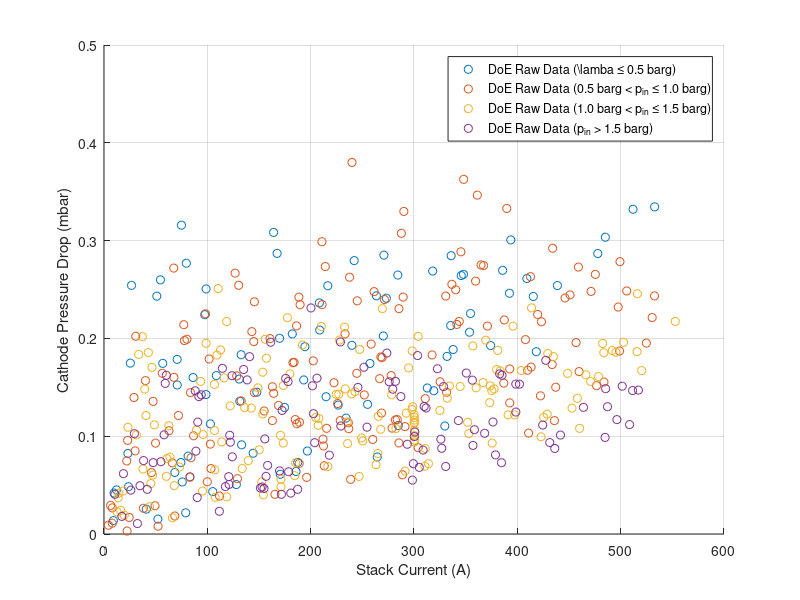
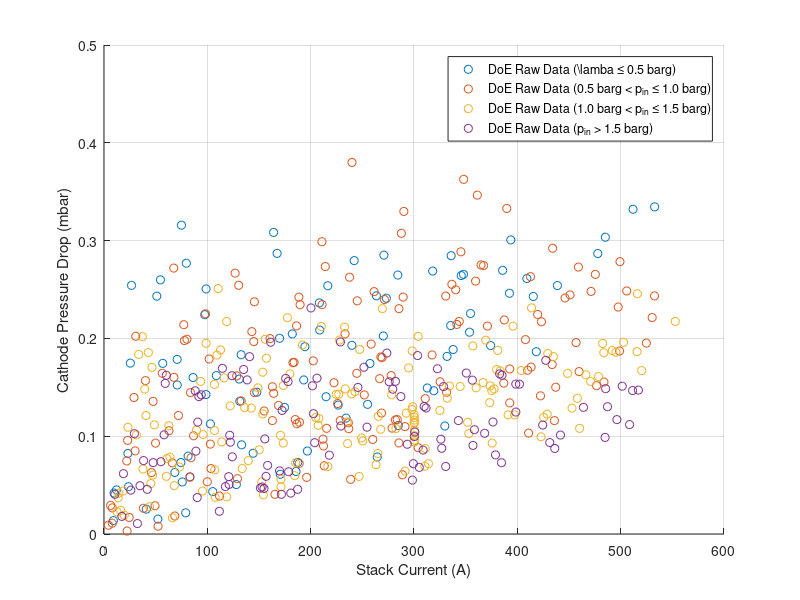
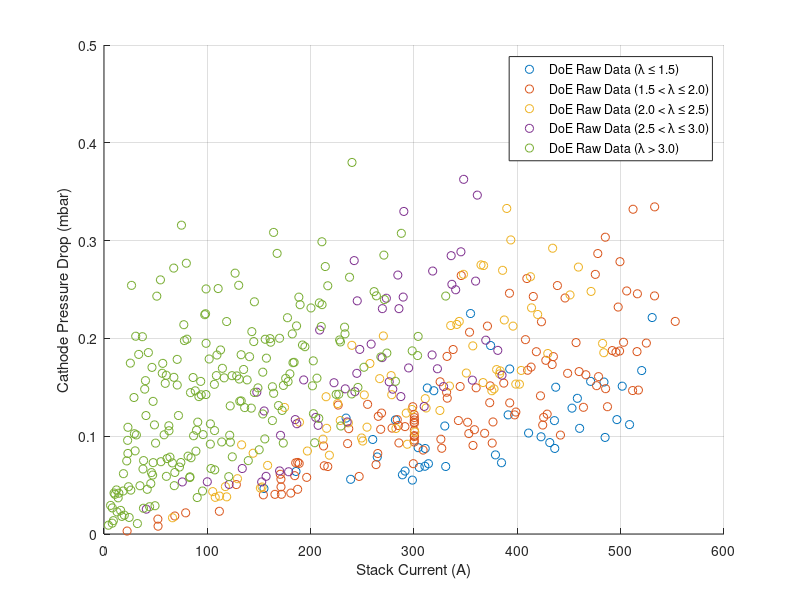
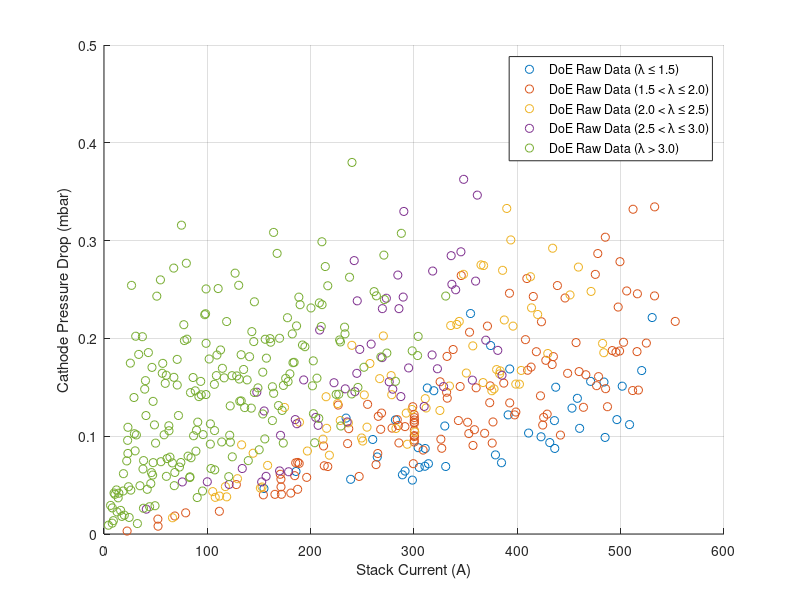

MATLAB code to generate these figures, in order:
clear
close all
clc

%% load data
addpath('vendor_provision')
load('doe_raw_data_struct.mat')

%% create results folder (if it does not exist, already)
if ~isfolder('results')
    mkdir('results')
end

%% extract variables of interest and write to vector
stack_current_A = cell2mat({doe_raw_data_struct.current}');
cathode_pressure_drop_mbar = cell2mat({doe_raw_data_struct.dp_Cathode}');
cathode_pressure_inlet_bar = cell2mat({doe_raw_data_struct.pressure_cathode_inlet}');
cathode_stoich = cell2mat({doe_raw_data_struct.cathode_stoich}');


%% separate data by stack current
index_current_100   = find(stack_current_A > 050 & stack_current_A <= 150);
index_current_200   = find(stack_current_A > 150 & stack_current_A <= 250);
index_current_300   = find(stack_current_A > 250 & stack_current_A <= 350);
index_current_400   = find(stack_current_A > 350 & stack_current_A <= 450);
index_current_500   = find(stack_current_A > 450 & stack_current_A <= 550);
index_current_600   = find(stack_current_A > 550 & stack_current_A <= 650);

%% separate data by cathode inlet pressure
index_pressure_050  = find(cathode_pressure_inlet_bar <= 0.5);
index_pressure_075  = find(cathode_pressure_inlet_bar > 0.5 & cathode_pressure_inlet_bar <= 1.0);
index_pressure_100  = find(cathode_pressure_inlet_bar > 1.0 & cathode_pressure_inlet_bar <= 1.5);
index_pressure_150  = find(cathode_pressure_inlet_bar > 1.5);

%% separate data by cathode stoichiometry
index_stoich_15     = find(cathode_stoich <= 1.5);
index_stoich_20     = find(cathode_stoich > 1.5 & cathode_stoich <= 2.0);
index_stoich_25     = find(cathode_stoich > 2.0 & cathode_stoich <= 2.5);
index_stoich_30     = find(cathode_stoich > 2.5 & cathode_stoich <= 3.0);
index_stoich_35     = find(cathode_stoich > 3.0);

%% find correlated data (according to "P10 Power Layout")
% index_at_100 = intersect(index_current_100, index_temp_06);
% index_at_200 = intersect(index_current_200, index_temp_08);
% index_at_300 = intersect(index_current_300, index_temp_10);
% index_at_400 = intersect(index_current_400, index_temp_10);
% index_at_500 = intersect(index_current_500, index_temp_11);
% index_at_600 = intersect(index_current_600, index_temp_12);

%% compute mean flows (for "P10 Power Layout")
% flow_mean = zeros(6, 1);
% for current = 100:100:600
%     index = eval(strcat('index_at_', string(current)));
%     if ~isempty(index)
%         flow_mean(current/100) = mean(coolant_flow_lpm(index));
%         % disp('Avg. flow at ' + string(current) + ' A for specified dT: ' + string(flow_mean(current/100)))
%     % else
%          % disp('No data at ' + string(current) + ' A for specified dT')
%     end
% end

%% find mean pressure drops for mean flows
% pressure_drop_mean = zeros(6, 1);
% for current = 100:100:600
%     index = eval(strcat('index_at_', string(current)));
%     if ~isempty(index)
%         index_flow = find(coolant_flow_lpm > (flow_mean(current/100) - 5) &  coolant_flow_lpm <= (flow_mean(current/100) + 5));
%         pressure_drop_mean(current/100) = mean(coolant_pressure_drop_mbar(index_flow));
%     end
% end

%% make 2D plot: dp vs. current (inlet pressure clustered)
fig_dp_vs_I_pin = figure;
hold on
grid on

plot(stack_current_A(index_pressure_050), cathode_pressure_drop_mbar(index_pressure_050), 'o')
plot(stack_current_A(index_pressure_075), cathode_pressure_drop_mbar(index_pressure_075), 'o')
plot(stack_current_A(index_pressure_100), cathode_pressure_drop_mbar(index_pressure_100), 'o')
plot(stack_current_A(index_pressure_150), cathode_pressure_drop_mbar(index_pressure_150), 'o')


xlabel('Stack Current (A)')
ylabel('Cathode Pressure Drop (mbar)')
xlim([0,600])
ylim([0,0.5])

lgd = legend('DoE Raw Data (\lamba \leq 0.5 barg)', ...
        'DoE Raw Data (0.5 barg < p_{in} \leq 1.0 barg)', ...
        'DoE Raw Data (1.0 barg < p_{in} \leq 1.5 barg)', ...
        'DoE Raw Data (p_{in} > 1.5 barg)');

% lgd.Location = 'northwest';

%% make 2D plot: dp vs. current (stoichiometry clustered)
fig_dp_vs_I_stoich = figure;
hold on
grid on

plot(stack_current_A(index_stoich_15), cathode_pressure_drop_mbar(index_stoich_15), 'o')
plot(stack_current_A(index_stoich_20), cathode_pressure_drop_mbar(index_stoich_20), 'o')
plot(stack_current_A(index_stoich_25), cathode_pressure_drop_mbar(index_stoich_25), 'o')
plot(stack_current_A(index_stoich_30), cathode_pressure_drop_mbar(index_stoich_30), 'o')
plot(stack_current_A(index_stoich_35), cathode_pressure_drop_mbar(index_stoich_35), 'o')


xlabel('Stack Current (A)')
ylabel('Cathode Pressure Drop (mbar)')
xlim([0,600])
ylim([0,0.5])

lgd = legend('DoE Raw Data (\lambda \leq 1.5)', ...
        'DoE Raw Data (1.5 < \lambda \leq 2.0)', ...
        'DoE Raw Data (2.0 < \lambda \leq 2.5)', ...
        'DoE Raw Data (2.5 < \lambda \leq 3.0)', ...
        'DoE Raw Data (\lambda > 3.0)');

% lgd.Location = 'northwest';

%% save plots
saveas(fig_dp_vs_I_pin, fullfile('results','cathode_pressure_drop_vs_current_inlet_pressure_clustered.fig'))
saveas(fig_dp_vs_I_pin, fullfile('results','cathode_pressure_drop_vs_current_inlet_pressure_clustered.png'))

saveas(fig_dp_vs_I_stoich, fullfile('results','cathode_pressure_drop_vs_current_stoich_clustered.fig'))
saveas(fig_dp_vs_I_stoich, fullfile('results','cathode_pressure_drop_vs_current_stoich_clustered.png'))
